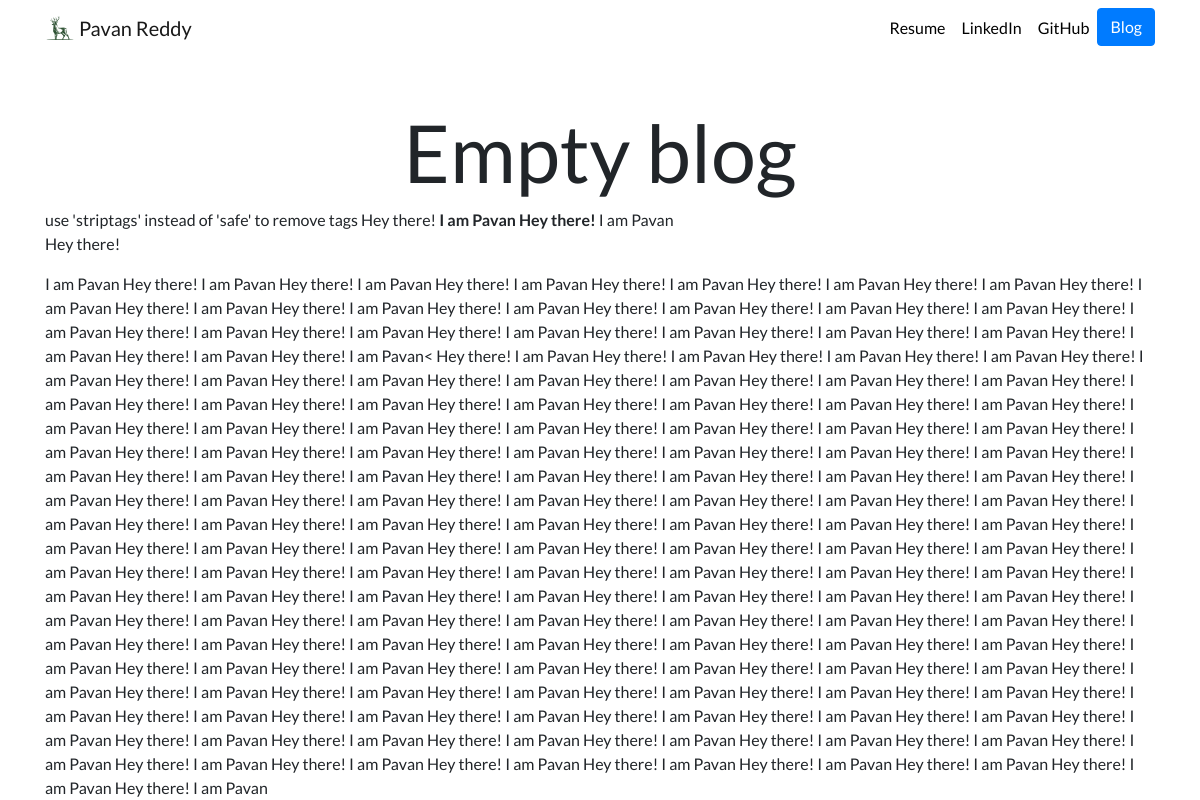
/blog/5/, run on the app's committed database.
### blog/models.py (models this page shows, shortened)
class Blog(models.Model):
    title = models.CharField(max_length=200)
    description = models.TextField()

### blog/views.py (the view)
# urls.py: path('<int:blog_id>/', views.detail, name='detail'),
def detail(request, blog_id):
    blog = get_object_or_404(Blog, pk=blog_id)
    return render(request, 'blog/detail.html', {'blog': blog})

### blog/templates/blog/detail.html
{% extends "portfolio/base.html" %}
{% load static %}
{% block content %}
<h1 class="text-center mt-5" id="blogdetailtitle">{{ blog.title }}</h1>
{{ blog.description|safe }}
{% endblock %}

### portfolio/static/portfolio/custom.css (style rules this page uses)
body { font-family: 'Lato', sans-serif; }
@media (min-width: 992px) { #blogdetailtitle { font-size: 5rem; } }

### data on the page
Blog: title "Empty blog", description "use 'striptags' instead of 'safe' to remove tags Hey there! I am Pavan Hey there! I am Pavan Hey there! I am Pavan Hey there! I am Pavan Hey there! I am Pavan Hey there! I am Pavan Hey there! I am Pavan Hey there! I am Pavan Hey there! I am Pavan Hey there! I am Pavan Hey there! I am Pavan Hey there! I am Pavan Hey there! I am Pavan Hey there! I am Pavan Hey there! I am Pavan Hey there! I am Pavan Hey there! I am Pavan Hey there! I am Pavan Hey there! I am Pavan Hey there! I am Pavan Hey there! I am Pavan Hey there! I am Pavan Hey there! I am Pavan Hey there! I am Pavan Hey there! I am Pavan Hey there! I am Pavan< Hey there! I am Pavan Hey there! I am Pavan Hey there! I am Pavan Hey there!…"
